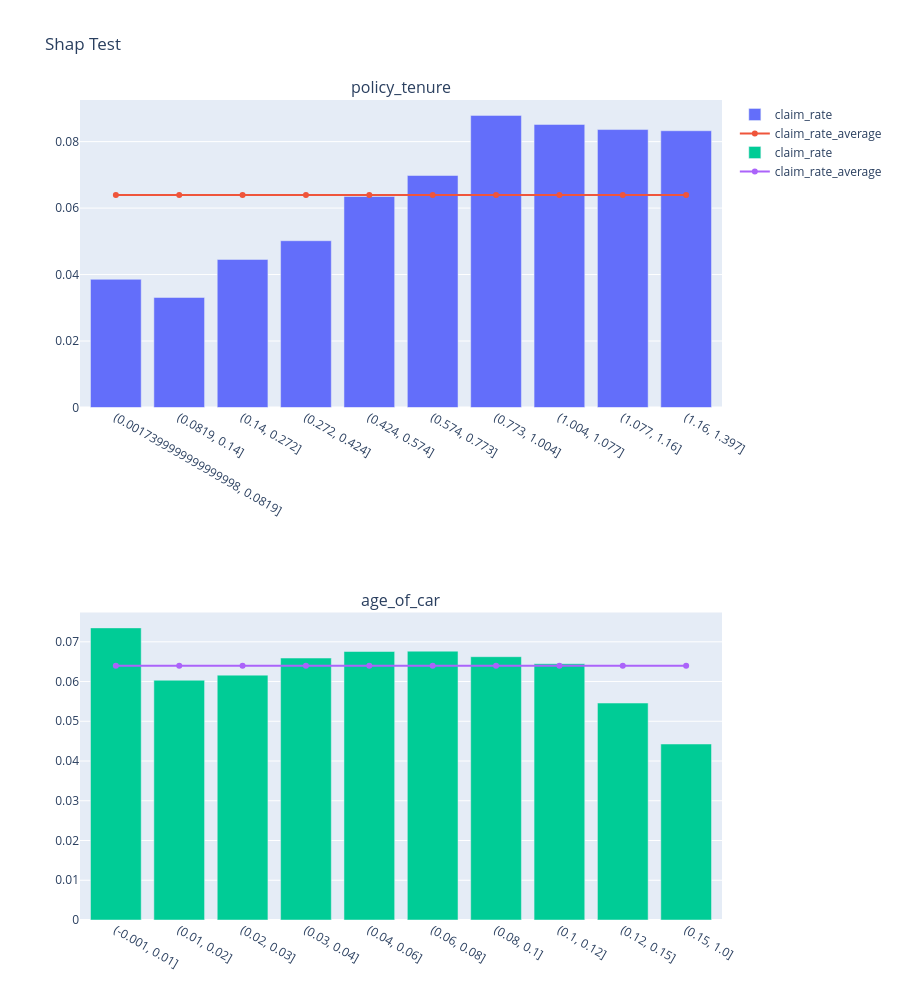

Notebook code cell kept with this figure:
### Code cell
# extra: celda extra para comprobar hipotesis de shap en notebook de modelado
# polizas con menor duracion tienen menor siniestralidad?
# polizas de autos mas nuevos tienen mayor siniestralidad?

def tasa_por_rango(df, col, target='is_claim', bins=10):
    # qcut: grupos con la MISMA cantidad de pólizas (no el mismo ancho)
    grupos = pd.qcut(df[col], q=bins, duplicates='drop')
    resumen = df.groupby(grupos, observed=True)[target].agg(['mean', 'count'])
    
    return resumen


numeric_cols = ['policy_tenure', 'age_of_car']

n_cols = 1
n_rows = 2

fig = make_subplots(rows=n_rows, cols=n_cols, subplot_titles=numeric_cols)

for i, col in enumerate(numeric_cols):
    row = i // n_cols + 1
    col_pos = i % n_cols + 1
    
    resumen = tasa_por_rango(df, col)
    
    x=list(resumen.index.astype(str))
    y = np.repeat(df['is_claim'].mean(), len(x))
    fig.add_trace(go.Bar(x=x, y=resumen['mean'], name='claim_rate'),row=row, col=col_pos)
    fig.add_trace(go.Scatter(x= x,y=y, name='claim_rate_average'), row=row, col=col_pos)
    
    

fig.update_layout(height=500 * n_rows, title_text="Shap Test")
fig.show()

### Figure 1 — Plotly figure (JSON) as saved in the notebook; plotly's stock layout.template omitted (floating-point values rounded to 4 significant figures)
{"data": [{"name": "claim_rate", "type": "bar", "x": ["(0.0017399999999999998, 0.0819]", "(0.0819, 0.14]", "(0.14, 0.272]", "(0.272, 0.424]", "(0.424, 0.574]", "(0.574, 0.773]", "(0.773, 1.004]", "(1.004, 1.077]", "(1.077, 1.16]", "(1.16, 1.397]"], "xaxis": "x", "y": [0.03857, 0.03311, 0.04455, 0.05018, 0.06349, 0.06981, 0.0879, 0.08517, 0.08363, 0.08328], "yaxis": "y"}, {"name": "claim_rate_average", "type": "scatter", "x": ["(0.0017399999999999998, 0.0819]", "(0.0819, 0.14]", "(0.14, 0.272]", "(0.272, 0.424]", "(0.424, 0.574]", "(0.574, 0.773]", "(0.773, 1.004]", "(1.004, 1.077]", "(1.077, 1.16]", "(1.16, 1.397]"], "xaxis": "x", "y": [0.06397, 0.06397, 0.06397, 0.06397, 0.06397, 0.06397, 0.06397, 0.06397, 0.06397, 0.06397], "yaxis": "y"}, {"name": "claim_rate", "type": "bar", "x": ["(-0.001, 0.01]", "(0.01, 0.02]", "(0.02, 0.03]", "(0.03, 0.04]", "(0.04, 0.06]", "(0.06, 0.08]", "(0.08, 0.1]", "(0.1, 0.12]", "(0.12, 0.15]", "(0.15, 1.0]"], "xaxis": "x2", "y": [0.0735, 0.06032, 0.06161, 0.0659, 0.06755, 0.06764, 0.06625, 0.06447, 0.05459, 0.04428], "yaxis": "y2"}, {"name": "claim_rate_average", "type": "scatter", "x": ["(-0.001, 0.01]", "(0.01, 0.02]", "(0.02, 0.03]", "(0.03, 0.04]", "(0.04, 0.06]", "(0.06, 0.08]", "(0.08, 0.1]", "(0.1, 0.12]", "(0.12, 0.15]", "(0.15, 1.0]"], "xaxis": "x2", "y": [0.06397, 0.06397, 0.06397, 0.06397, 0.06397, 0.06397, 0.06397, 0.06397, 0.06397, 0.06397], "yaxis": "y2"}], "layout": {"annotations": [{"font": {"size": 16}, "showarrow": false, "text": "policy_tenure", "x": 0.5, "xanchor": "center", "xref": "paper", "y": 1, "yanchor": "bottom", "yref": "paper"}, {"font": {"size": 16}, "showarrow": false, "text": "age_of_car", "x": 0.5, "xanchor": "center", "xref": "paper", "y": 0.375, "yanchor": "bottom", "yref": "paper"}], "height": 1000, "title": {"text": "Shap Test"}, "xaxis": {"anchor": "y", "domain": [0, 1]}, "xaxis2": {"anchor": "y2", "domain": [0, 1]}, "yaxis": {"anchor": "x", "domain": [0.625, 1]}, "yaxis2": {"anchor": "x2", "domain": [0, 0.375]}}}
